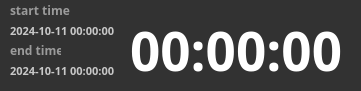
    <widget class="QFrame" name="frame_8">
     <property name="geometry">
      <rect>
       <x>30</x>
       <y>230</y>
       <width>361</width>
       <height>91</height>
      </rect>
     </property>
     <property name="styleSheet">
      <string notr="true">background-color:rgb(50, 50, 50);
border-style:solid;
border-radius: 10px;</string>
     </property>
     <property name="frameShape">
      <enum>QFrame::Shape::StyledPanel</enum>
     </property>
     <property name="frameShadow">
      <enum>QFrame::Shadow::Raised</enum>
     </property>
     <widget class="QLabel" name="gpu0_usage_6">
      <property name="geometry">
       <rect>
        <x>210</x>
        <y>80</y>
        <width>91</width>
        <height>31</height>
       </rect>
      </property>
      <property name="styleSheet">
       <string notr="true">font: 700 14pt &quot;맑은 고딕&quot;;</string>
      </property>
      <property name="text">
       <string>0%</string>
      </property>
     </widget>
     <widget class="QLabel" name="label_24">
      <property name="geometry">
       <rect>
        <x>170</x>
        <y>80</y>
        <width>81</width>
        <height>31</height>
       </rect>
      </property>
      <property name="styleSheet">
       <string notr="true">font: 700 14pt &quot;맑은 고딕&quot;;</string>
      </property>
      <property name="text">
       <string>0%</string>
      </property>
     </widget>
     <widget class="QLabel" name="label_25">
      <property name="geometry">
       <rect>
        <x>170</x>
        <y>110</y>
        <width>91</width>
        <height>31</height>
       </rect>
      </property>
      <property name="styleSheet">
       <string notr="true">font: 700 14pt &quot;맑은 고딕&quot;;</string>
      </property>
      <property name="text">
       <string>0%</string>
      </property>
     </widget>
     <widget class="QLabel" name="label_26">
      <property name="geometry">
       <rect>
        <x>30</x>
        <y>140</y>
        <width>131</width>
        <height>31</height>
       </rect>
      </property>
      <property name="styleSheet">
       <string notr="true">font: 700 14pt &quot;맑은 고딕&quot;;</string>
      </property>
      <property name="text">
       <string>MEMORY:</string>
      </property>
     </widget>
     <widget class="QLabel" name="memory_usage_6">
      <property name="geometry">
       <rect>
        <x>170</x>
        <y>140</y>
        <width>91</width>
        <height>31</height>
       </rect>
      </property>
      <property name="styleSheet">
       <string notr="true">font: 700 14pt &quot;맑은 고딕&quot;;</string>
      </property>
      <property name="text">
       <string>0%</string>
      </property>
     </widget>
     <widget class="QLabel" name="current_time">
      <property name="geometry">
       <rect>
        <x>130</x>
        <y>20</y>
        <width>231</width>
        <height>61</height>
       </rect>
      </property>
      <property name="font">
       <font>
        <family>맑은 고딕</family>
        <pointsize>40</pointsize>
        <italic>false</italic>
        <bold>true</bold>
       </font>
      </property>
      <property name="styleSheet">
       <string notr="true">font: 700 40pt &quot;맑은 고딕&quot;;
color:rgb(255, 255, 255)</string>
      </property>
      <property name="text">
       <string>00:00:00</string>
      </property>
     </widget>
     <widget class="QLabel" name="cpu_name_16">
      <property name="geometry">
       <rect>
        <x>10</x>
        <y>0</y>
        <width>71</width>
        <height>21</height>
       </rect>
      </property>
      <property name="font">
       <font>
        <family>맑은 고딕</family>
        <pointsize>9</pointsize>
        <italic>false</italic>
        <bold>true</bold>
       </font>
      </property>
      <property name="styleSheet">
       <string notr="true">font: 700 9pt &quot;맑은 고딕&quot;;
color: rgb(155, 155, 155)</string>
      </property>
      <property name="text">
       <string>start time</string>
      </property>
     </widget>
     <widget class="QLabel" name="start_time">
      <property name="geometry">
       <rect>
        <x>10</x>
        <y>20</y>
        <width>121</width>
        <height>21</height>
       </rect>
      </property>
      <property name="font">
       <font>
        <family>맑은 고딕</family>
        <pointsize>8</pointsize>
        <italic>false</italic>
        <bold>true</bold>
       </font>
      </property>
      <property name="styleSheet">
       <string notr="true">font: 700 8pt &quot;맑은 고딕&quot;;
color: rgb(200, 200, 200)</string>
      </property>
      <property name="text">
       <string>2024-10-11 00:00:00</string>
      </property>
     </widget>
     <widget class="QLabel" name="cpu_name_26">
      <property name="geometry">
       <rect>
        <x>10</x>
        <y>40</y>
        <width>51</width>
        <height>21</height>
       </rect>
      </property>
      <property name="font">
       <font>
        <family>맑은 고딕</family>
        <pointsize>9</pointsize>
        <italic>false</italic>
        <bold>true</bold>
       </font>
      </property>
      <property name="styleSheet">
       <string notr="true">font: 700 9pt &quot;맑은 고딕&quot;;
color: rgb(155, 155, 155)</string>
      </property>
      <property name="text">
       <string>end time</string>
      </property>
     </widget>
     <widget class="QLabel" name="end_time">
      <property name="geometry">
       <rect>
        <x>10</x>
        <y>60</y>
        <width>121</width>
        <height>21</height>
       </rect>
      </property>
      <property name="font">
       <font>
        <family>맑은 고딕</family>
        <pointsize>8</pointsize>
        <italic>false</italic>
        <bold>true</bold>
       </font>
      </property>
      <property name="styleSheet">
       <string notr="true">font: 700 8pt &quot;맑은 고딕&quot;;
color: rgb(200, 200, 200)</string>
      </property>
      <property name="text">
       <string>2024-10-11 00:00:00</string>
      </property>
     </widget>
    </widget>
